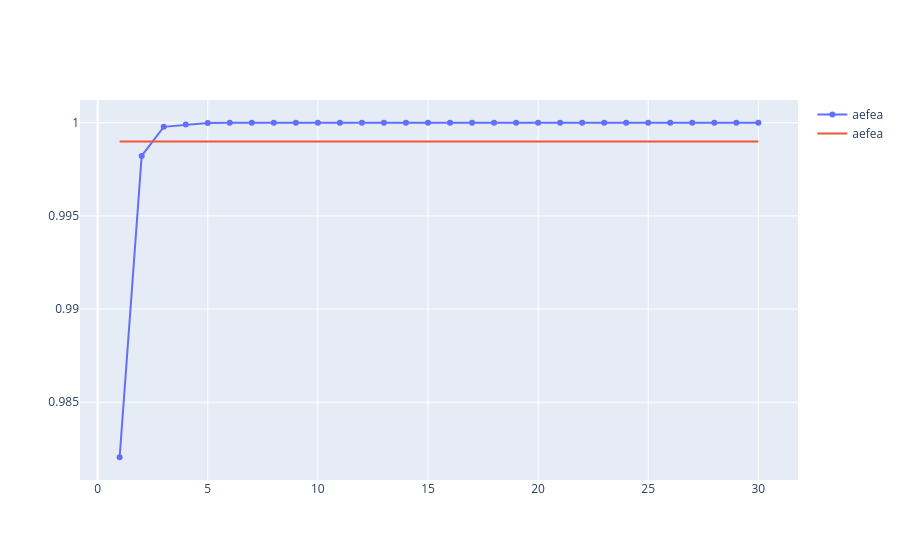

The code cell stored with this chart in its notebook:
### Code cell
threshold = 0.999
cumulative = np.cumsum(exp_variance_ratio_manual)
threshold_line = [threshold for _ in range(len(exp_variance_ratio_manual))]

cumulative_fig = go.Figure()
cumulative_fig.add_trace(
    go.Scatter(name='aefea', x=components, y=cumulative, mode='lines+markers')
)
cumulative_fig.add_trace(
    go.Scatter(name='aefea', x=components, y=threshold_line, mode='lines')
)
cumulative_fig.show()

### Figure 1 — Plotly figure (JSON) as saved in the notebook; plotly's stock layout.template omitted (floating-point values rounded to 4 significant figures)
{"data": [{"mode": "lines+markers", "name": "aefea", "type": "scatter", "x": [1, 2, 3, 4, 5, 6, 7, 8, 9, 10, 11, 12, 13, 14, 15, 16, 17, 18, 19, 20, 21, 22, 23, 24, 25, 26, 27, 28, 29, 30], "y": [0.982, 0.9982, 0.9998, 0.9999, 1.0, 1.0, 1.0, 1.0, 1.0, 1.0, 1.0, 1.0, 1.0, 1.0, 1.0, 1.0, 1.0, 1.0, 1.0, 1.0, 1.0, 1.0, 1.0, 1.0, 1.0, 1.0, 1.0, 1.0, 1.0, 1.0]}, {"mode": "lines", "name": "aefea", "type": "scatter", "x": [1, 2, 3, 4, 5, 6, 7, 8, 9, 10, 11, 12, 13, 14, 15, 16, 17, 18, 19, 20, 21, 22, 23, 24, 25, 26, 27, 28, 29, 30], "y": [0.999, 0.999, 0.999, 0.999, 0.999, 0.999, 0.999, 0.999, 0.999, 0.999, 0.999, 0.999, 0.999, 0.999, 0.999, 0.999, 0.999, 0.999, 0.999, 0.999, 0.999, 0.999, 0.999, 0.999, 0.999, 0.999, 0.999, 0.999, 0.999, 0.999]}], "layout": {}}
